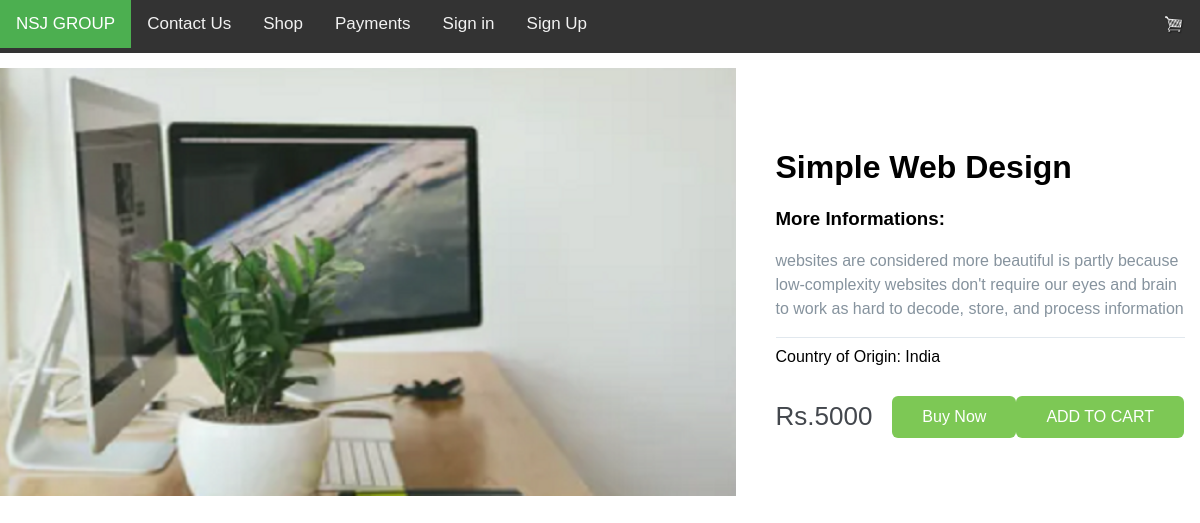
Screenshot of /itemdetails/1/ with the database file from the repository.
### homepage/models.py (models this page shows, shortened)
class Item(models.Model):
    item_name = models.CharField(max_length=1024)
    item_image = models.ImageField(upload_to = 'None')
    item_price = models.PositiveIntegerField()
    item_publisher = models.CharField(max_length=1024)
    item_origin = models.CharField(max_length=1024)
    item_description = models.TextField()
    item_slug = models.SlugField()

### homepage/views.py (the view)
# urls.py: path('itemdetails/<int:itemid>/', itemdetails, name="itemdetails"),
def itemdetails(request, itemid):
    item = Item.objects.get(pk= itemid)
    return render(request, "itemdetails.html", {'item': item})

### templates/itemdetails.html (shortened to what this page needs)
{% extends 'menu.html' %}
{% block content %}
<main style="  max-width: 1200px;
  margin: 0 auto;
  padding: 15px;
  display: flex;" class="container">
  <div style="  width: 65%;
  position: relative;" class="left-column">
    <img style="  width: 100%;
  position: absolute;
  left: -40px;
  right: 10px;
  top: 0;
  opacity: 0;
  transition: all 0.3s ease;
  opacity: 1;" data-image="black class="active" src="{{item.item_image.url}}" alt="">
   </div>
  <div style="  width: 35%;
  margin-top: 60px;" class="right-column">
    <div style="  border-bottom: 1px solid #E1E8EE;
  margin-bottom: 10px;" class="product-description">
      <h1>{{item.item_name}}</h1>
      <h3 >More Informations:</h3>
      <p style="  font-size: 16px;
  font-weight: 300;
  color: #86939E;
  line-height: 24px;">{{item.item_description}}</p>
    </div>
    <div class="product-configuration">
      <div style=" margin-bottom: 30px;" class="product-color">
        <span>Country of Origin: {{item.item_origin}}</span>
    </div>
    <div style="  display: flex;
  align-items: center;" class="product-price">
      <span style="  font-size: 26px;
  font-weight: 300;
  color: #43474D;
  margin-right: 20px;" >Rs.{{item.item_price}}</span>
{% if user.is_authenticated %}
<a  style="  display: inline-block;
background-color: #7DC855;
border-radius: 6px;
font-size: 16px;
color: #FFFFFF;
text-decoration: none;
padding: 12px 30px;
transition: all .5s;"  href="{% url 'buynow' item.id user.id %}">Buy Now</a>
<a  style="  display: inline-block;
background-color: #7DC855;
border-radius: 6px;
font-size: 16px;
color: #FFFFFF;
text-decoration: none;
padding: 12px 30px;
transition: all .5s;"  href="{% url 'addtocart' user.id item.id %}">ADD TO CART</a>
{% else %}
<a  style="  display: inline-block;
background-color: #7DC855;
border-radius: 6px;
font-size: 16px;
color: #FFFFFF;
text-decoration: none;
padding: 12px 30px;
transition: all .5s;"  href="{% url 'buynow' %}">Buy Now</a>
<a  style="  display: inline-block;
background-color: #7DC855;
border-radius: 6px;
font-size: 16px;
color: #FFFFFF;
text-decoration: none;
padding: 12px 30px;
transition: all .5s;"  href="{% url 'addtocart_inactiveuser' %}">ADD TO CART</a>
{% endif %}
    </div>
  </div>
</main>
{% endblock %}

### templates/menu.html (style rules this page uses)
body { margin: 0; font-family: Arial, Helvetica, sans-serif; }

### rows the page displays
Item: item_image (picture), item_name "Simple Web Design", item_description "websites are considered more beautiful is partly because low-complexity websites don't require our eyes and brain to work as hard to decode, store, and process information", item_origin "India", item_price "5000"
